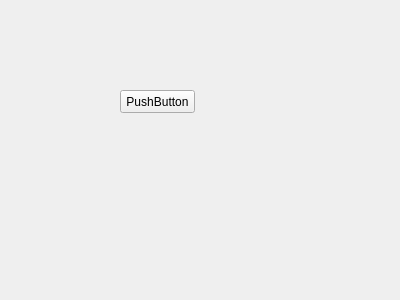
<?xml version="1.0" encoding="UTF-8"?>
<ui version="4.0">
 <class>Ui_ampsDockWidgetAssetProp</class>
 <widget class="QWidget" name="Ui_ampsDockWidgetAssetProp">
  <property name="geometry">
   <rect>
    <x>0</x>
    <y>0</y>
    <width>400</width>
    <height>300</height>
   </rect>
  </property>
  <property name="windowTitle">
   <string>Form</string>
  </property>
  <widget class="QPushButton" name="pushButton">
   <property name="geometry">
    <rect>
     <x>120</x>
     <y>90</y>
     <width>75</width>
     <height>23</height>
    </rect>
   </property>
   <property name="text">
    <string>PushButton</string>
   </property>
  </widget>
 </widget>
 <resources/>
 <connections/>
</ui>
